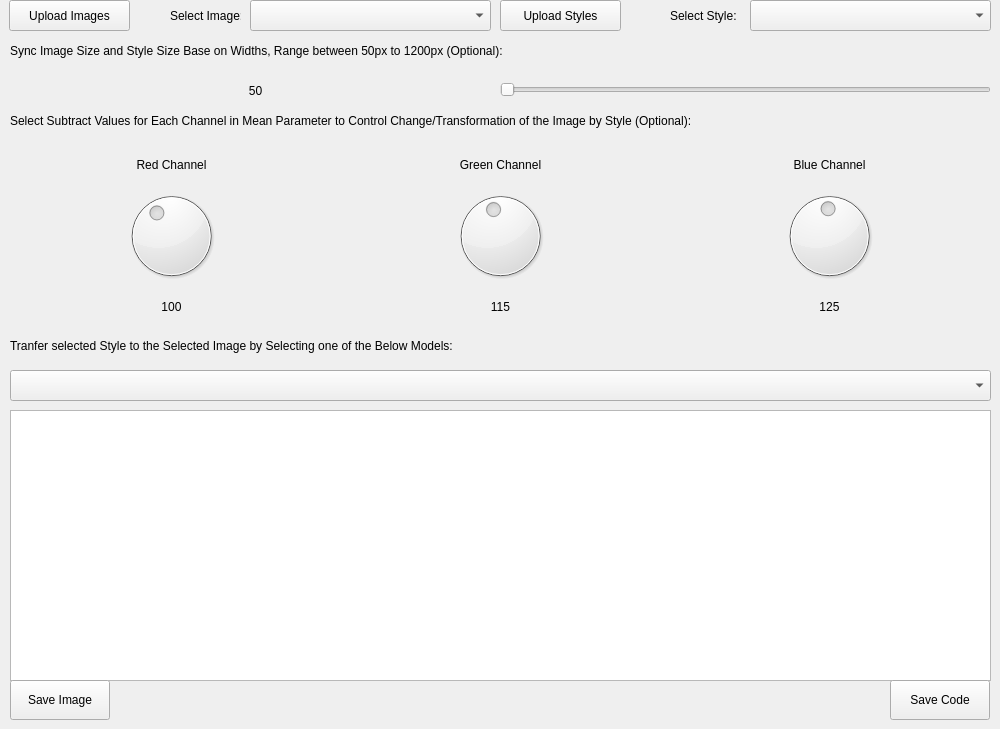
    <widget class="QWidget" name="page_NeuralStyleTransfer">
     <widget class="QPushButton" name="pushButton_UploadStyles_NeuralStyleTransfer">
      <property name="geometry">
       <rect>
        <x>500</x>
        <y>0</y>
        <width>121</width>
        <height>31</height>
       </rect>
      </property>
      <property name="text">
       <string>Upload Styles</string>
      </property>
     </widget>
     <widget class="QTextBrowser" name="textBrowser_NeuralStyleTransfer">
      <property name="geometry">
       <rect>
        <x>10</x>
        <y>410</y>
        <width>981</width>
        <height>271</height>
       </rect>
      </property>
     </widget>
     <widget class="QLabel" name="label_SelectStyle_NeuralStyleTransfer">
      <property name="geometry">
       <rect>
        <x>670</x>
        <y>5</y>
        <width>71</width>
        <height>21</height>
       </rect>
      </property>
      <property name="text">
       <string>Select Style:</string>
      </property>
     </widget>
     <widget class="QPushButton" name="pushButton_UploadImages_NeuralStyleTransfer">
      <property name="geometry">
       <rect>
        <x>9</x>
        <y>0</y>
        <width>121</width>
        <height>31</height>
       </rect>
      </property>
      <property name="text">
       <string>Upload Images</string>
      </property>
     </widget>
     <widget class="QPushButton" name="pushButton_SaveCode_NeuralStyleTransfer">
      <property name="geometry">
       <rect>
        <x>890</x>
        <y>680</y>
        <width>100</width>
        <height>40</height>
       </rect>
      </property>
      <property name="text">
       <string>Save Code</string>
      </property>
     </widget>
     <widget class="QComboBox" name="comboBox_SelectStyle_NeuralStyleTransfer">
      <property name="geometry">
       <rect>
        <x>750</x>
        <y>0</y>
        <width>241</width>
        <height>31</height>
       </rect>
      </property>
      <property name="maxVisibleItems">
       <number>50</number>
      </property>
      <item>
       <property name="text">
        <string/>
       </property>
      </item>
     </widget>
     <widget class="QLabel" name="label_SelectImage_NeuralStyleTransfer">
      <property name="geometry">
       <rect>
        <x>170</x>
        <y>0</y>
        <width>71</width>
        <height>31</height>
       </rect>
      </property>
      <property name="text">
       <string>Select Image:</string>
      </property>
     </widget>
     <widget class="QPushButton" name="pushButton_SaveImage_NeuralStyleTransfer">
      <property name="geometry">
       <rect>
        <x>10</x>
        <y>680</y>
        <width>100</width>
        <height>40</height>
       </rect>
      </property>
      <property name="text">
       <string>Save Image</string>
      </property>
     </widget>
     <widget class="QComboBox" name="comboBox_SelectImage_NeuralStyleTransfer">
      <property name="geometry">
       <rect>
        <x>250</x>
        <y>0</y>
        <width>241</width>
        <height>31</height>
       </rect>
      </property>
      <property name="maxVisibleItems">
       <number>50</number>
      </property>
      <item>
       <property name="text">
        <string/>
       </property>
      </item>
     </widget>
     <widget class="QLabel" name="label_ChannelValues_NeuralStyleTransfer">
      <property name="geometry">
       <rect>
        <x>10</x>
        <y>110</y>
        <width>981</width>
        <height>21</height>
       </rect>
      </property>
      <property name="text">
       <string>Select Subtract Values for Each Channel in Mean Parameter to Control Change/Transformation of the Image by Style (Optional):</string>
      </property>
     </widget>
     <widget class="QWidget" name="gridLayoutWidget_16">
      <property name="geometry">
       <rect>
        <x>10</x>
        <y>150</y>
        <width>981</width>
        <height>171</height>
       </rect>
      </property>
      <layout class="QGridLayout" name="gridLayout_NeuralStyleTransfer">
       <item row="1" column="1">
        <widget class="QDial" name="dial_Green_NeuralStyleTransfer">
         <property name="maximum">
          <number>255</number>
         </property>
         <property name="value">
          <number>115</number>
         </property>
        </widget>
       </item>
       <item row="0" column="2">
        <widget class="QLabel" name="label_Blue_NeuralStyleTransfer">
         <property name="text">
          <string>Blue Channel</string>
         </property>
         <property name="alignment">
          <set>Qt::AlignmentFlag::AlignCenter</set>
         </property>
        </widget>
       </item>
       <item row="0" column="0">
        <widget class="QLabel" name="label_Red_NeuralStyleTransfer">
         <property name="text">
          <string>Red Channel</string>
         </property>
         <property name="alignment">
          <set>Qt::AlignmentFlag::AlignCenter</set>
         </property>
        </widget>
       </item>
       <item row="0" column="1">
        <widget class="QLabel" name="label_Green_NeuralStyleTransfer">
         <property name="text">
          <string>Green Channel</string>
         </property>
         <property name="alignment">
          <set>Qt::AlignmentFlag::AlignCenter</set>
         </property>
        </widget>
       </item>
       <item row="1" column="2">
        <widget class="QDial" name="dial_Blue_NeuralStyleTransfer">
         <property name="maximum">
          <number>255</number>
         </property>
         <property name="value">
          <number>125</number>
         </property>
        </widget>
       </item>
       <item row="1" column="0">
        <widget class="QDial" name="dial_Red_NeuralStyleTransfer">
         <property name="maximum">
          <number>255</number>
         </property>
         <property name="value">
          <number>100</number>
         </property>
        </widget>
       </item>
       <item row="2" column="0">
        <widget class="QLabel" name="label_RedValue_NeuralStyleTransfer">
         <property name="text">
          <string>100</string>
         </property>
         <property name="alignment">
          <set>Qt::AlignmentFlag::AlignCenter</set>
         </property>
        </widget>
       </item>
       <item row="2" column="1">
        <widget class="QLabel" name="label_GreenValue_NeuralStyleTransfer">
         <property name="text">
          <string>115</string>
         </property>
         <property name="alignment">
          <set>Qt::AlignmentFlag::AlignCenter</set>
         </property>
        </widget>
       </item>
       <item row="2" column="2">
        <widget class="QLabel" name="label_BlueValue_NeuralStyleTransfer">
         <property name="text">
          <string>125</string>
         </property>
         <property name="alignment">
          <set>Qt::AlignmentFlag::AlignCenter</set>
         </property>
        </widget>
       </item>
      </layout>
     </widget>
     <widget class="QLabel" name="label_Sync_NeuralStyleTransfer">
      <property name="geometry">
       <rect>
        <x>10</x>
        <y>40</y>
        <width>981</width>
        <height>21</height>
       </rect>
      </property>
      <property name="text">
       <string>Sync Image Size and Style Size Base on Widths, Range between 50px to 1200px (Optional):</string>
      </property>
     </widget>
     <widget class="QSlider" name="horizontalSlider_Sync_NeuralStyleTransfer">
      <property name="geometry">
       <rect>
        <x>500</x>
        <y>69</y>
        <width>491</width>
        <height>41</height>
       </rect>
      </property>
      <property name="minimum">
       <number>50</number>
      </property>
      <property name="maximum">
       <number>1200</number>
      </property>
      <property name="orientation">
       <enum>Qt::Orientation::Horizontal</enum>
      </property>
     </widget>
     <widget class="QLabel" name="label_SyncSize_NeuralStyleTransfer">
      <property name="geometry">
       <rect>
        <x>20</x>
        <y>70</y>
        <width>471</width>
        <height>41</height>
       </rect>
      </property>
      <property name="text">
       <string>50</string>
      </property>
      <property name="alignment">
       <set>Qt::AlignmentFlag::AlignCenter</set>
      </property>
     </widget>
     <widget class="QComboBox" name="comboBox_TransferStyle_NeuralStyleTransfer">
      <property name="geometry">
       <rect>
        <x>10</x>
        <y>370</y>
        <width>981</width>
        <height>31</height>
       </rect>
      </property>
      <item>
       <property name="text">
        <string/>
       </property>
      </item>
      <item>
       <property name="text">
        <string>candy.t7</string>
       </property>
      </item>
      <item>
       <property name="text">
        <string>composition_vii.t7</string>
       </property>
      </item>
      <item>
       <property name="text">
        <string>feathers.t7</string>
       </property>
      </item>
      <item>
       <property name="text">
        <string>la_muse.t7</string>
       </property>
      </item>
      <item>
       <property name="text">
        <string>mosaic.t7</string>
       </property>
      </item>
      <item>
       <property name="text">
        <string>starry_night.t7</string>
       </property>
      </item>
      <item>
       <property name="text">
        <string>the_scream.t7</string>
       </property>
      </item>
      <item>
       <property name="text">
        <string>the_wave.t7</string>
       </property>
      </item>
      <item>
       <property name="text">
        <string>udnie.t7</string>
       </property>
      </item>
     </widget>
     <widget class="QLabel" name="label">
      <property name="geometry">
       <rect>
        <x>10</x>
        <y>330</y>
        <width>981</width>
        <height>31</height>
       </rect>
      </property>
      <property name="text">
       <string>Tranfer selected Style to the Selected Image by Selecting one of the Below Models:</string>
      </property>
      <property name="alignment">
       <set>Qt::AlignmentFlag::AlignLeading|Qt::AlignmentFlag::AlignLeft|Qt::AlignmentFlag::AlignVCenter</set>
      </property>
     </widget>
    </widget>
